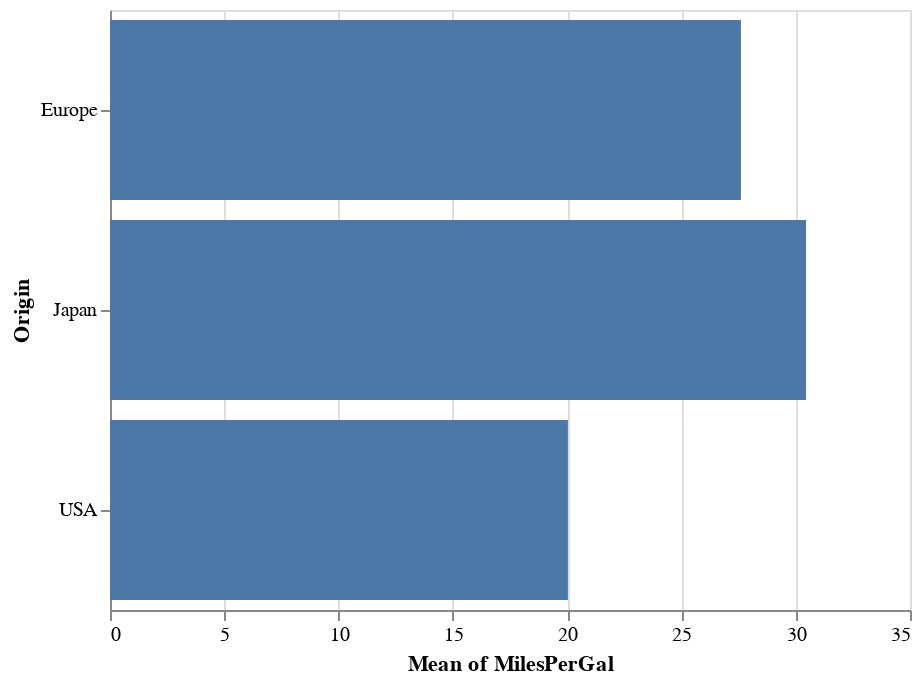

Notebook code cell kept with this figure:
### Code cell
# Test Example Bar Chart
# dobj = DataObj(dataset,[Column("MilesPerGal",dataModel="measure", channel='x'),
#  Column("Origin",dataModel="dimension",channel='y')])
dobj = DataObj(dataset,[Column("MilesPerGal"),
 Column("Origin")])
dobj.display()

### Figure 1 — Vega-Lite specification as saved in the notebook (floating-point values rounded to 4 significant figures; data arrays with more than 128 entries replaced by an {"elided": "..."} marker saying what was removed)
{"$schema": "https://vega.github.io/schema/vega-lite/v3.4.0.json", "config": {"mark": {"tooltip": {"content": "encoding"}}, "view": {"height": 300, "width": 400}}, "data": {"name": "data-72fe08951b86c7df8ecf6ef5a2b30a0a"}, "datasets": {"data-72fe08951b86c7df8ecf6ef5a2b30a0a": {"elided": "392 records"}}, "encoding": {"x": {"aggregate": "mean", "field": "MilesPerGal", "type": "quantitative"}, "y": {"field": "Origin", "type": "nominal"}}, "mark": "bar", "selection": {"selector009": {"bind": "scales", "encodings": ["x", "y"], "type": "interval"}}}
